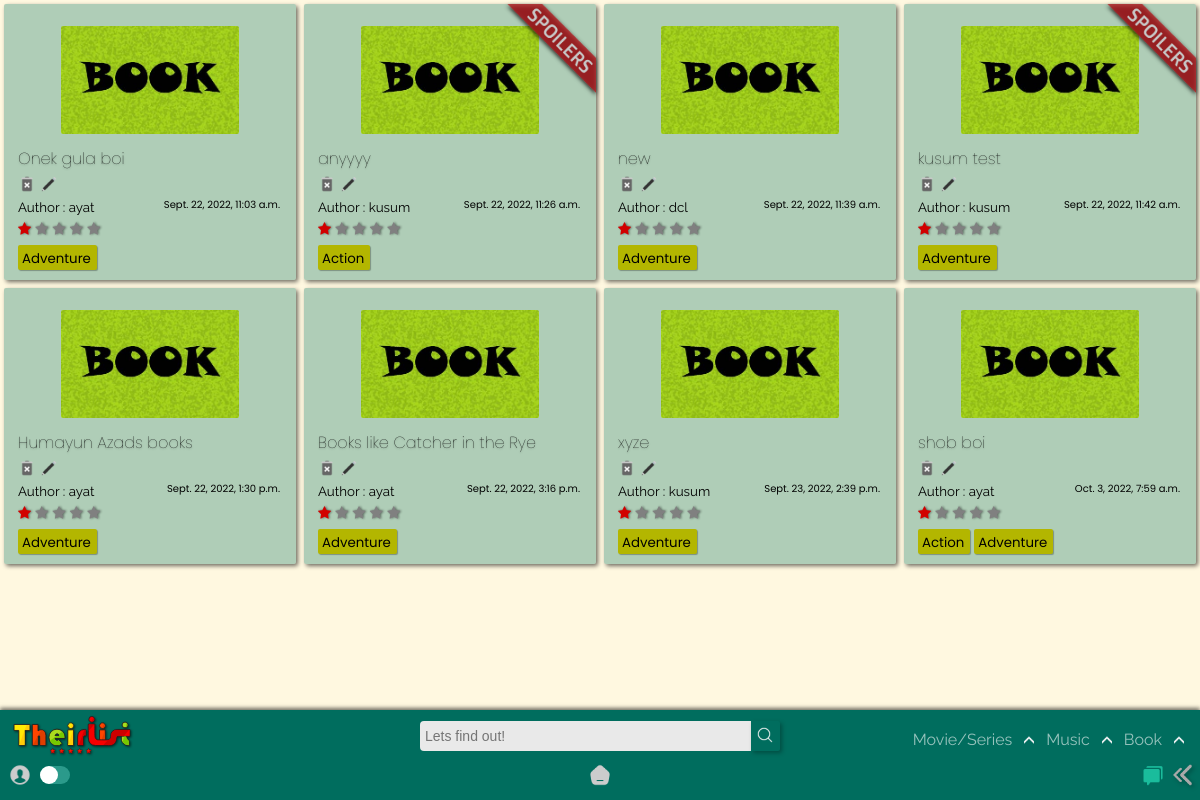
Before: /home/book/ with the older database file.
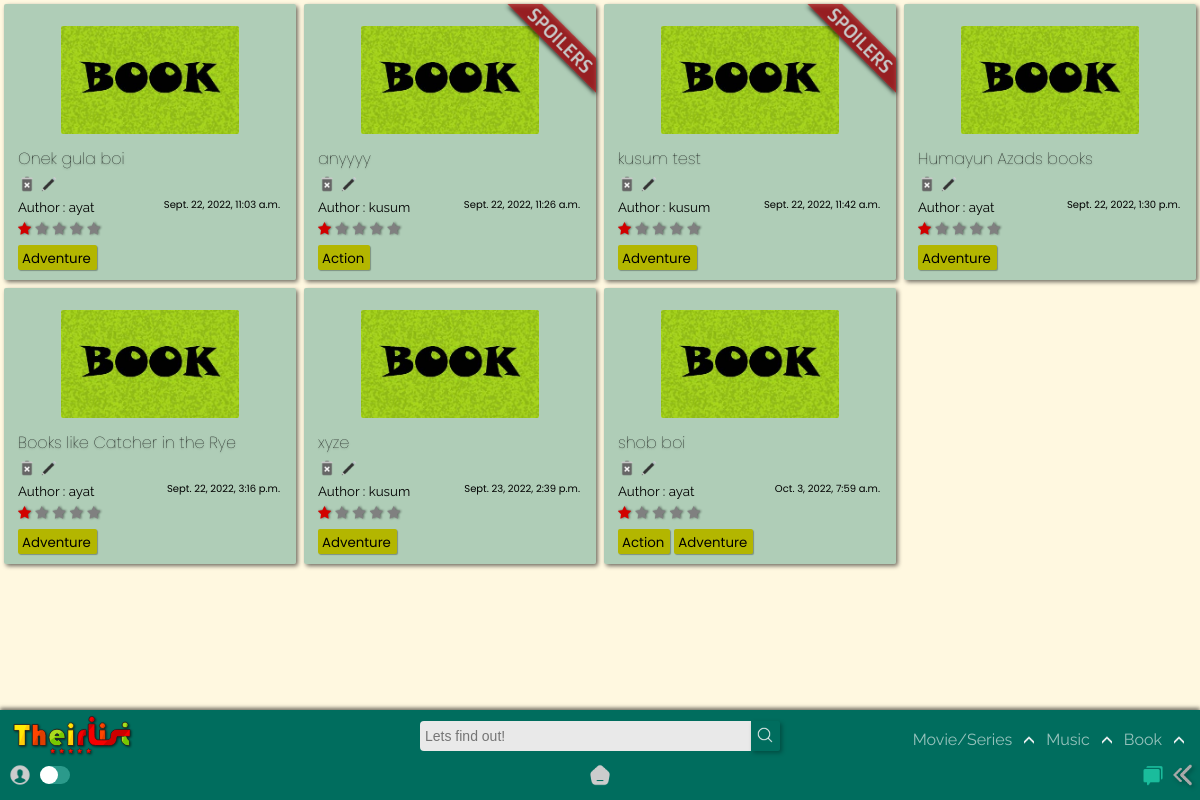
After: the same page with the newer database file.
### app/models.py (models this page shows, shortened)
class BookList(models.Model):
    title = models.CharField(max_length=120)
    creator = models.ForeignKey(User,on_delete=models.SET_NULL,blank=True, null=True)
    genre = models.ManyToManyField('BookGenre')
    posted = models.DateTimeField(auto_now_add=True)
    content = RichTextField(null=True,default=' ')
    type = models.CharField(max_length=10,default="book")
    spoiler_choices = [(False, 'No'),(True, 'Yes')]
    spoiler = models.BooleanField(default=False,null=True, choices = spoiler_choices)
    slug = models.SlugField(max_length= 300,null=True, blank = True, unique=True)

class BookGenre(models.Model):
    name = models.CharField(max_length=150)
    def __str__(self):
        return self.name

### app/views.py (the view)
# urls.py: path('book/',views.book, name='book'),
def book(request,query=None):
    if not query:
        qs = BookList.objects.all()
    else:
        qs = BookList.objects.filter(genre__name__icontains=query)
    return render(request, 'app/book.html', {'query': qs, 'result' : query} )

### templates/app/book.html (shortened to what this page needs)
{% extends "index.html" %}
{% load static %}
{% block content %}
<section>
    <div class="contain-sec" id="contain-sec4">
      {% for film in query %}
      <div class="elements">
        <div class="thumb">
          <img src="{% static 'app/images/book-poster.jpg' %}" width="100px" />
        </div>
        {% if film.spoiler == True %}
          <div class="spoiler"><img src="{% static 'app/images/spoilerr.png' %}" width="100px" /></div>
        {% endif %}
        <div class="Title">
          <a href="{% url 'app:booklist_detail' film.slug %}"><h4 class="tit"  id="tit">{{film.title}}</h4></a>
          {% if user.id == film.creator.id %}
          <a href="{% url 'app:delete_book' film.slug %}"><img src ="{% static 'app/images/delete.png' %}"></a>
          <a href="{% url 'app:update_booklist' film.slug %}"><img src ="{% static 'app/images/edit.png' %}"></a>
          {% else %}
          <img src ="{% static 'app/images/delete-dis.png' %}">
          <img src ="{% static 'app/images/edit-dis.png' %}">
          {% endif %}
        </div>
        <div class="Author">
          <small>Author : {{film.creator.username}}<span>{{film.posted}}</span></small>
        </div>
        <div class="rating">
          <span class="star-headline">
          <span class="fa fa-star checked"></span>
          <span class="fa fa-star"></span>
          <span class="fa fa-star"></span>
          <span class="fa fa-star"></span>
          <span class="fa fa-star"></span>
          </span>
        </div>
          {% for tag in film.genre.all %}
          <div class="Genre">
            <a href="{% url 'app:book' query=tag %}">
              <small>{{ tag }}</small>
            </a>
          </div>
            {% empty %}
            No tags!
          {% endfor %}
      </div>
      {% endfor %}
    </div>
  </section>
{% endblock content %}

Changed rows visible on the page:
removed BookList: title "new", creator.username "dcl", posted "Sept. 22, 2022, 11:39 a.m.", BookGenre (name "Adventure")
